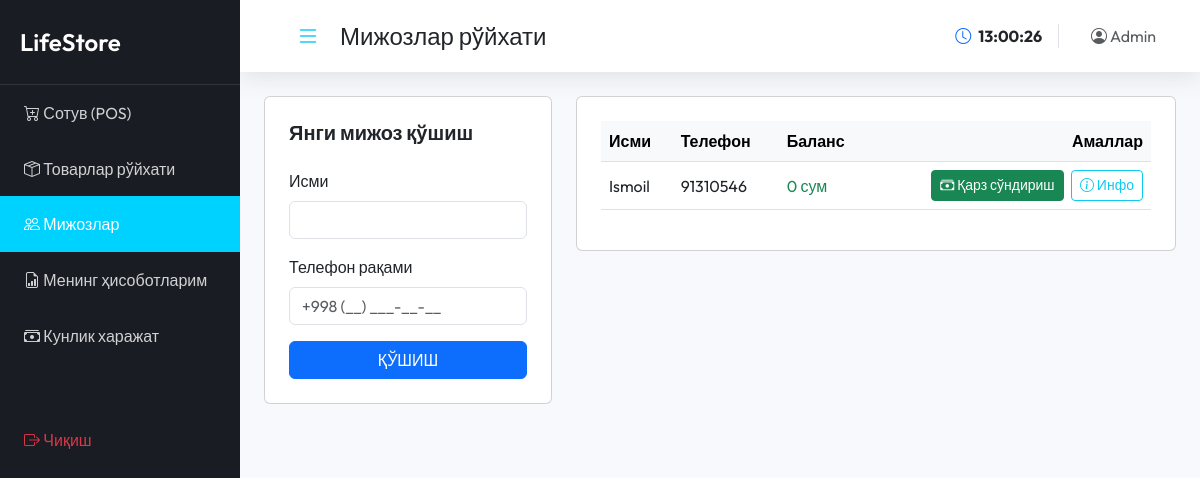
/cashier/customers.php (signed in), run on an earlier commit of the app's database.
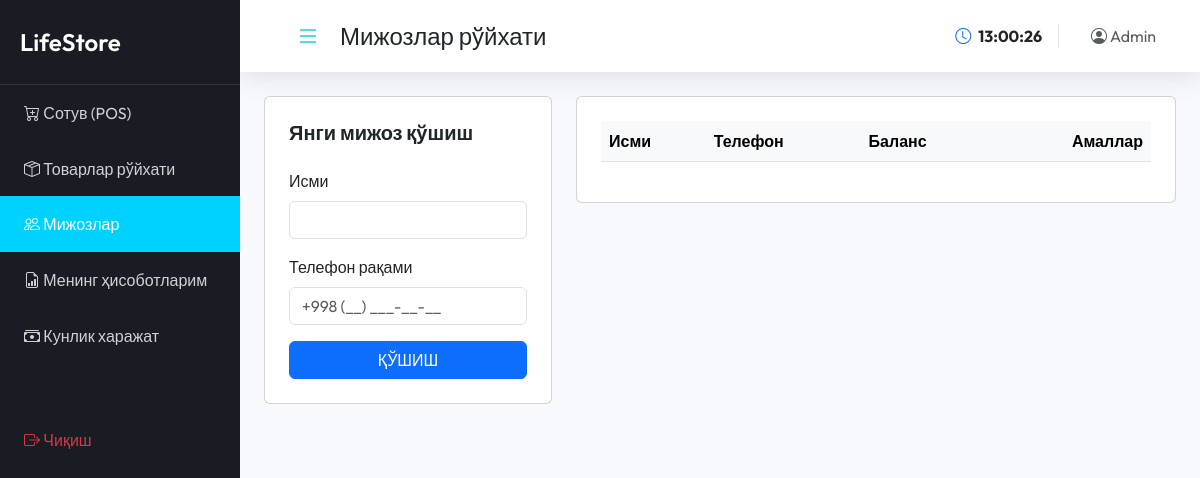
And on a later commit of the database.
### tables this page shows
CREATE TABLE `customers` (
  `id` int(11) NOT NULL,
  `name` varchar(255) NOT NULL,
  `phone` varchar(20) DEFAULT NULL,
  `balance` decimal(15,2) DEFAULT '0.00',
  `created_at` timestamp NULL DEFAULT CURRENT_TIMESTAMP
);

### config.php (called while the page is built, shortened)
<?php
function formatMoney($amount) {
    return number_format($amount, 0, '.', ' ') . " сум";
}
?>

### cashier/customers.php (the view, shortened to what this page needs)
<?php
require_once 'layout.php';
?>
<div class="row">
    <div class="col-md-4">
        <div class="card p-4">
            <h5 class="fw-bold mb-4">Янги мижоз қўшиш</h5>
            <form method="POST">
                <div class="mb-3">
                    <label class="form-label">Исми</label>
                    <input type="text" name="name" class="form-control" required>
                </div>
                <div class="mb-3">
                    <label class="form-label">Телефон рақами</label>
                    <input type="text" name="phone" id="phone" class="form-control" placeholder="+998 (__) ___-__-__">
                </div>
                <button type="submit" name="add_customer" class="btn btn-primary w-100">ҚЎШИШ</button>
            </form>
        </div>
    </div>
    <div class="col-md-8">
        <div class="card p-4">
            <div class="table-responsive">
                <table class="table table-hover align-middle">
                    <thead class="table-light">
                        <tr>
                            <th>Исми</th>
                            <th>Телефон</th>
                            <th>Баланс</th>
                            <th class="text-end">Амаллар</th>
                        </tr>
                    </thead>
                    <tbody id="customerTableBody">
                        <?php
                        $customers = $conn->query("SELECT * FROM customers ORDER BY name ASC");
                        while($c = $customers->fetch_assoc()):
                        ?>
                        <tr>
                            <td><?php echo $c['name']; ?></td>
                            <td><?php echo $c['phone']; ?></td>
                            <td class="<?php echo $c['balance'] < 0 ? 'negative-balance' : 'text-success'; ?>">
                                <?php echo formatMoney($c['balance']); ?>
                            </td>
                            <td class="text-end">
                                <button class="btn btn-sm btn-success me-1" onclick="repayDebt(<?php echo $c['id']; ?>, '<?php echo $c['name']; ?>', <?php echo abs($c['balance']); ?>)">
                                    <i class="bi bi-cash-stack"></i> Қарз сўндириш
                                </button>
                                <button class="btn btn-sm btn-outline-info" onclick="viewCustomerInfo(<?php echo $c['id']; ?>, '<?php echo $c['name']; ?>')">
                                    <i class="bi bi-info-circle"></i> Инфо
                                </button>
                            </td>
                        </tr>
                        <?php endwhile; ?>
                    </tbody>
                </table>
            </div>
        </div>
    </div>
</div>

What changed in the data, as far as the page shows it:
removed customers: name "Ismoil", phone "91310546", balance "0 сум"
